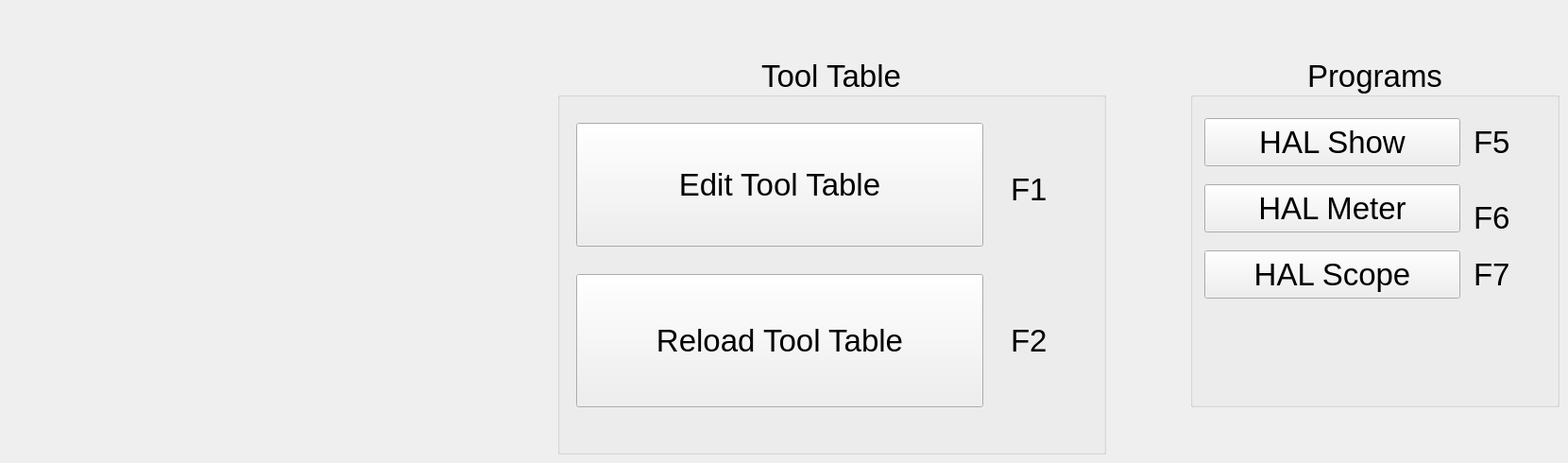
      <widget class="QWidget" name="tab_4">
       <property name="font">
        <font>
         <pointsize>25</pointsize>
        </font>
       </property>
       <attribute name="title">
        <string>Misc</string>
       </attribute>
       <widget class="QGroupBox" name="groupBox_3">
        <property name="geometry">
         <rect>
          <x>1260</x>
          <y>60</y>
          <width>391</width>
          <height>371</height>
         </rect>
        </property>
        <property name="title">
         <string>Programs</string>
        </property>
        <property name="alignment">
         <set>Qt::AlignCenter</set>
        </property>
        <widget class="QPushButton" name="hal_scope_pb">
         <property name="geometry">
          <rect>
           <x>15</x>
           <y>205</y>
           <width>271</width>
           <height>51</height>
          </rect>
         </property>
         <property name="text">
          <string>HAL Scope</string>
         </property>
        </widget>
        <widget class="QPushButton" name="show_hal_pb">
         <property name="geometry">
          <rect>
           <x>15</x>
           <y>65</y>
           <width>271</width>
           <height>51</height>
          </rect>
         </property>
         <property name="text">
          <string>HAL Show</string>
         </property>
        </widget>
        <widget class="QPushButton" name="hal_meter_pb">
         <property name="geometry">
          <rect>
           <x>15</x>
           <y>135</y>
           <width>271</width>
           <height>51</height>
          </rect>
         </property>
         <property name="text">
          <string>HAL Meter</string>
         </property>
        </widget>
        <widget class="QLabel" name="label_20">
         <property name="geometry">
          <rect>
           <x>300</x>
           <y>70</y>
           <width>61</width>
           <height>41</height>
          </rect>
         </property>
         <property name="text">
          <string>F5</string>
         </property>
        </widget>
        <widget class="QLabel" name="label_32">
         <property name="geometry">
          <rect>
           <x>300</x>
           <y>150</y>
           <width>61</width>
           <height>41</height>
          </rect>
         </property>
         <property name="text">
          <string>F6</string>
         </property>
        </widget>
        <widget class="QLabel" name="label_33">
         <property name="geometry">
          <rect>
           <x>300</x>
           <y>210</y>
           <width>61</width>
           <height>41</height>
          </rect>
         </property>
         <property name="text">
          <string>F7</string>
         </property>
        </widget>
       </widget>
       <widget class="QGroupBox" name="groupBox_5">
        <property name="geometry">
         <rect>
          <x>590</x>
          <y>60</y>
          <width>581</width>
          <height>421</height>
         </rect>
        </property>
        <property name="title">
         <string>Tool Table</string>
        </property>
        <property name="alignment">
         <set>Qt::AlignCenter</set>
        </property>
        <widget class="QPushButton" name="edit_tool_table_pb">
         <property name="geometry">
          <rect>
           <x>20</x>
           <y>70</y>
           <width>431</width>
           <height>131</height>
          </rect>
         </property>
         <property name="text">
          <string>Edit Tool Table</string>
         </property>
        </widget>
        <widget class="QPushButton" name="reload_tool_table_pb">
         <property name="geometry">
          <rect>
           <x>20</x>
           <y>230</y>
           <width>431</width>
           <height>141</height>
          </rect>
         </property>
         <property name="text">
          <string>Reload Tool Table</string>
         </property>
        </widget>
        <widget class="QLabel" name="label_14">
         <property name="geometry">
          <rect>
           <x>480</x>
           <y>120</y>
           <width>51</width>
           <height>41</height>
          </rect>
         </property>
         <property name="text">
          <string>F1</string>
         </property>
        </widget>
        <widget class="QLabel" name="label_19">
         <property name="geometry">
          <rect>
           <x>480</x>
           <y>280</y>
           <width>61</width>
           <height>41</height>
          </rect>
         </property>
         <property name="text">
          <string>F2</string>
         </property>
        </widget>
       </widget>
      </widget>
